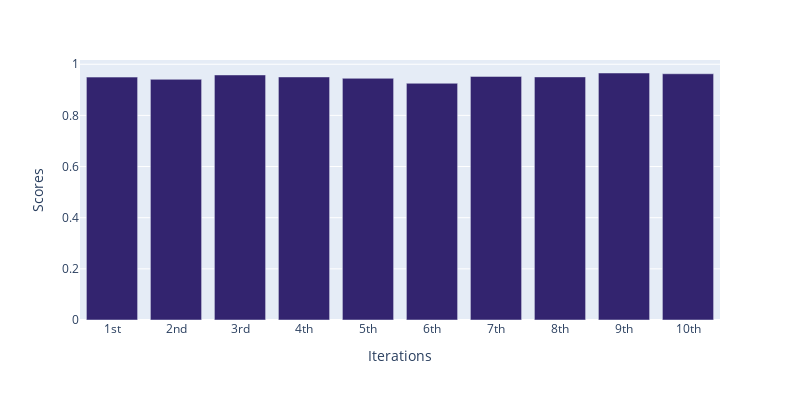

This figure's notebook cell:
### Code cell
fig = px.bar(x=iteration, y = scores,
                  height = 400, width = 800,color_discrete_sequence=['#33246f'])

fig.update_layout(xaxis_title = 'Iterations', yaxis_title='Scores')
fig.show()

### Figure 1 — Plotly figure (JSON) as saved in the notebook; plotly's stock layout.template omitted (floating-point values rounded to 4 significant figures)
{"data": [{"alignmentgroup": "True", "hovertemplate": "x=%{x}<br>y=%{y}<extra></extra>", "legendgroup": "", "marker": {"color": "#33246f", "pattern": {"shape": ""}}, "name": "", "offsetgroup": "", "orientation": "v", "showlegend": false, "textposition": "auto", "type": "bar", "x": ["1st", "2nd", "3rd", "4th", "5th", "6th", "7th", "8th", "9th", "10th"], "xaxis": "x", "y": [0.9497, 0.9412, 0.9582, 0.9504, 0.945, 0.9256, 0.9524, 0.9505, 0.9658, 0.9628], "yaxis": "y"}], "layout": {"barmode": "relative", "height": 400, "legend": {"tracegroupgap": 0}, "margin": {"t": 60}, "width": 800, "xaxis": {"anchor": "y", "domain": [0, 1], "title": {"text": "Iterations"}}, "yaxis": {"anchor": "x", "domain": [0, 1], "title": {"text": "Scores"}}}}
